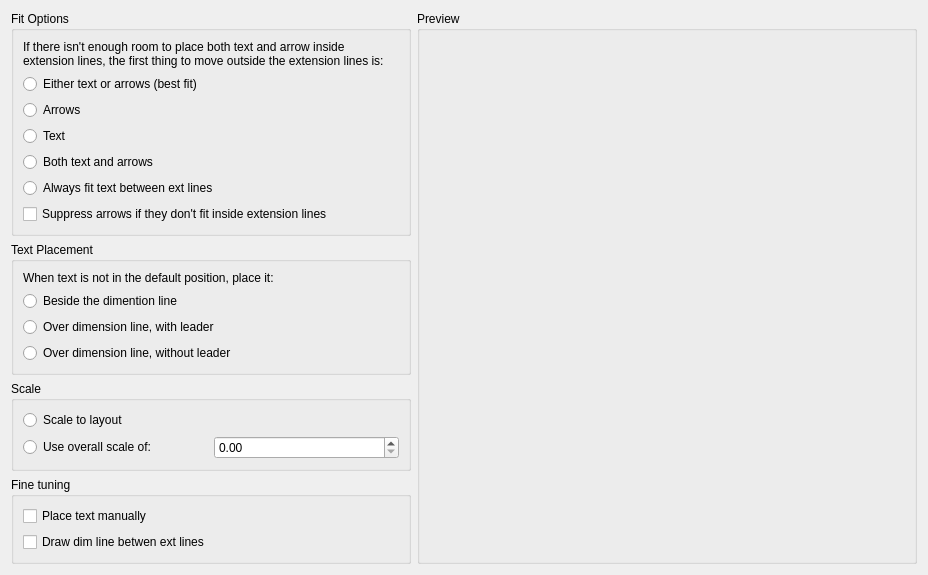
     <widget class="QWidget" name="tabFit">
      <attribute name="title">
       <string>Fit</string>
      </attribute>
      <layout class="QGridLayout" name="gridLayout_21">
       <item row="3" column="0">
        <widget class="QGroupBox" name="gbFitFineTune">
         <property name="title">
          <string>Fine tuning</string>
         </property>
         <layout class="QGridLayout" name="gridLayout_20">
          <item row="0" column="0">
           <widget class="QCheckBox" name="cbFitFineManually">
            <property name="toolTip">
             <string>Ignores any horizontal justification settings and places the text at the position you specify at the Dimension Line Location prompt. (DIMUPT system variable)</string>
            </property>
            <property name="text">
             <string>Place text manually</string>
            </property>
           </widget>
          </item>
          <item row="1" column="0">
           <widget class="QCheckBox" name="cbFitFineDrawDimLineBetwenExt">
            <property name="toolTip">
             <string>Draws dimension lines between the measured points even when the arrowheads are placed outside the measured points. (DIMTOFL system variable)</string>
            </property>
            <property name="text">
             <string>Draw dim line betwen ext lines</string>
            </property>
           </widget>
          </item>
         </layout>
        </widget>
       </item>
       <item row="2" column="0">
        <widget class="QGroupBox" name="gbFitScale">
         <property name="title">
          <string>Scale</string>
         </property>
         <layout class="QGridLayout" name="gridLayout_36">
          <item row="1" column="0">
           <widget class="QRadioButton" name="rbFitScaleExplicit">
            <property name="toolTip">
             <string>Sets a scale for all dimension style settings that specify size, distance, or spacing, including text and arrowhead sizes. This scale does not change dimension measurement values. (DIMSCALE system variable)</string>
            </property>
            <property name="text">
             <string>Use overall scale of:</string>
            </property>
           </widget>
          </item>
          <item row="1" column="1">
           <widget class="QDoubleSpinBox" name="dsbFitScaleExplicit">
            <property name="toolTip">
             <string>Sets a scale for all dimension style settings that specify size, distance, or spacing, including text and arrowhead sizes. This scale does not change dimension measurement values. (DIMSCALE system variable)</string>
            </property>
            <property name="singleStep">
             <double>0.100000000000000</double>
            </property>
           </widget>
          </item>
          <item row="0" column="0" colspan="2">
           <widget class="QRadioButton" name="rbFitScaleToLayout">
            <property name="toolTip">
             <string>Determines a scale factor based on the scaling between the current model space viewport and paper space. (DIMSCALE system variable)</string>
            </property>
            <property name="text">
             <string>Scale to layout</string>
            </property>
           </widget>
          </item>
         </layout>
        </widget>
       </item>
       <item row="1" column="0">
        <widget class="QGroupBox" name="bgFitTextPlacement">
         <property name="minimumSize">
          <size>
           <width>400</width>
           <height>0</height>
          </size>
         </property>
         <property name="toolTip">
          <string/>
         </property>
         <property name="title">
          <string>Text Placement</string>
         </property>
         <layout class="QGridLayout" name="gridLayout_19">
          <item row="1" column="0">
           <widget class="QRadioButton" name="rbTextPlacementBeside">
            <property name="toolTip">
             <string>If selected, moves the dimension line whenever dimension text is moved. (DIMTMOVE system variable)</string>
            </property>
            <property name="text">
             <string>Beside the dimention line</string>
            </property>
           </widget>
          </item>
          <item row="2" column="0">
           <widget class="QRadioButton" name="rbTextPlacementOverWLeader">
            <property name="toolTip">
             <string>If selected, dimension lines are not moved when text is moved. If text is moved away from the dimension line, a leader line is created connecting the text to the dimension line. The leader line is omitted when text is too close to the dimension line. (DIMTMOVE system variable)</string>
            </property>
            <property name="text">
             <string>Over dimension line, with leader</string>
            </property>
           </widget>
          </item>
          <item row="0" column="0">
           <widget class="QLabel" name="label_6">
            <property name="text">
             <string>When text is not in the default position, place it:</string>
            </property>
           </widget>
          </item>
          <item row="3" column="0">
           <widget class="QRadioButton" name="rbTextPlacementOverWoLeader">
            <property name="toolTip">
             <string>If selected, dimension lines are not moved when text is moved. Text that is moved away from the dimension line is not connected to the dimension line with a leader. (DIMTMOVE system variable)</string>
            </property>
            <property name="text">
             <string>Over dimension line, without leader</string>
            </property>
           </widget>
          </item>
         </layout>
        </widget>
       </item>
       <item row="4" column="0">
        <spacer name="verticalSpacer_6">
         <property name="orientation">
          <enum>Qt::Vertical</enum>
         </property>
         <property name="sizeHint" stdset="0">
          <size>
           <width>0</width>
           <height>0</height>
          </size>
         </property>
        </spacer>
       </item>
       <item row="0" column="0">
        <widget class="QGroupBox" name="bgFitOptions">
         <property name="minimumSize">
          <size>
           <width>400</width>
           <height>0</height>
          </size>
         </property>
         <property name="title">
          <string>Fit Options</string>
         </property>
         <layout class="QGridLayout" name="gridLayout_18">
          <item row="0" column="0" colspan="2">
           <widget class="QLabel" name="label_51">
            <property name="text">
             <string>If there isn't enough room to place both text and arrow inside extension lines, the first thing to move outside the extension lines is:</string>
            </property>
            <property name="wordWrap">
             <bool>true</bool>
            </property>
           </widget>
          </item>
          <item row="6" column="0">
           <widget class="QCheckBox" name="cbFitSuppressArrows">
            <property name="toolTip">
             <string>Suppresses arrowheads if not enough space is available inside the extension lines. (DIMSOXD system variable)</string>
            </property>
            <property name="text">
             <string>Suppress arrows if they don't fit inside extension lines</string>
            </property>
           </widget>
          </item>
          <item row="4" column="0">
           <widget class="QRadioButton" name="rbFitBoth">
            <property name="toolTip">
             <string>When not enough space is available for text and arrowheads, moves both outside the extension lines (DIMATFIT system variable).</string>
            </property>
            <property name="text">
             <string>Both text and arrows</string>
            </property>
           </widget>
          </item>
          <item row="1" column="0">
           <widget class="QRadioButton" name="rbFitEither">
            <property name="toolTip">
             <string>Moves either the text or the arrowheads outside the extension lines based on the best fit (DIMATFIT system variable).</string>
            </property>
            <property name="text">
             <string>Either text or arrows (best fit)</string>
            </property>
           </widget>
          </item>
          <item row="2" column="0">
           <widget class="QRadioButton" name="rbFirArrows">
            <property name="toolTip">
             <string>Moves arrowheads outside the extension lines first, then text (DIMATFIT system variable).</string>
            </property>
            <property name="text">
             <string>Arrows</string>
            </property>
           </widget>
          </item>
          <item row="3" column="0">
           <widget class="QRadioButton" name="rbFitText">
            <property name="toolTip">
             <string>Moves text outside the extension lines first, then arrowheads (DIMATFIT system variable).</string>
            </property>
            <property name="text">
             <string>Text</string>
            </property>
           </widget>
          </item>
          <item row="5" column="0">
           <widget class="QRadioButton" name="rbFitAlways">
            <property name="toolTip">
             <string>Always places text between extension lines. (DIMTIX system variable)</string>
            </property>
            <property name="text">
             <string>Always fit text between ext lines</string>
            </property>
           </widget>
          </item>
         </layout>
        </widget>
       </item>
       <item row="0" column="1" rowspan="5">
        <widget class="QGroupBox" name="gbPreviewFit">
         <property name="minimumSize">
          <size>
           <width>500</width>
           <height>0</height>
          </size>
         </property>
         <property name="title">
          <string>Preview</string>
         </property>
        </widget>
       </item>
      </layout>
     </widget>
